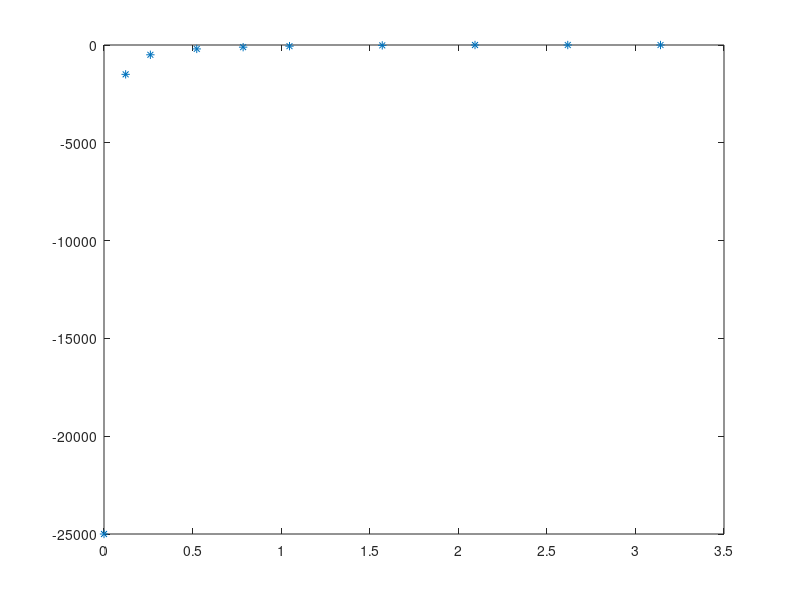

MATLAB code for this plot: (Note: this script raises an error after producing the figure.)
%   Toto je skript na vytvorenie funkcie, ktora popisuje zavislost
%   polomeru trajektorie robota vzhladom na pozadovany uhol otocenia (
%   rozdiel pozadovaneho a aktualneho uhla 

%% priprava dat
angle =  [180 150 120 90 60  45  30  15   7     0  ]';   % uhol natocenia
radius = [0   0   0   -20 -60  -110 -200 -500  -1500  -25000]';  % polomer kruznice 

angle = angle.*(pi/180); % deg to rad

plot(angle, radius, '*');
hold on;

%% aproximacia
% https://www.mathworks.com/examples/curvefitting/mw/curvefit-ex72685292-fit-exponential-models-using-the-fit-function
f = fit(angle,radius,'exp2');
a=f.a
b=f.b
c=f.c
d=f.d

angle_fit = 0:0.01:pi;
result = a*exp(b*angle_fit) + c*exp(d*angle_fit) - 1; % ak chceme pouzit setArcSpeed tak nehceme aby bol radius 0
plot(angle_fit, result) 
title('Výpočet polomeru otáčania')
xlabel('Error angle [rad]')
ylabel('Radius [mm]')

%% jednoduche prenasobenie
% angle = 0:180;
% angle = angle.*(pi/180);
% radius = 100./(angle).^2;
% plot(angle, radius);
